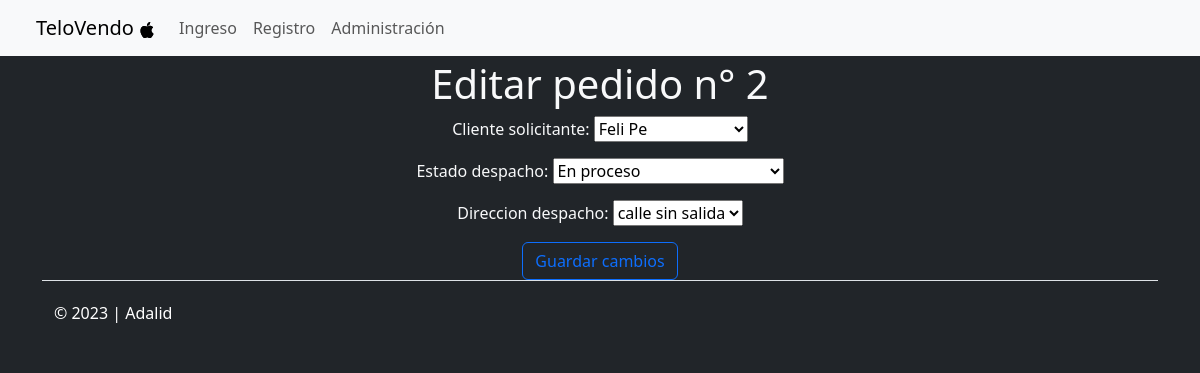
Screenshot of /pedidos/2/edit/ with the database file from the repository.
### compraventa/models.py (models this page shows, shortened)
class Pedido(models.Model):
    id_pedido = models.CharField(max_length=64, primary_key=True)
    cliente_solicitante = models.ForeignKey(Cliente, on_delete=models.DO_NOTHING, default=None)
    fecha_pedido = models.DateTimeField(auto_now=True, null=True)
    tiene_despacho = models.BooleanField(default=True)
    ESTADO_CHOICES = [
        ('Recibido', 'Recibido'),
        ('Pago aceptado', 'Pago aceptado'),
        ('Orden de compra generada', 'Orden de compra generada'),
        ('En proceso', 'En proceso'),
        ('Enviado', 'Enviado'),
        ('En transito', 'En transito'),
        ('Entregado', 'Entregado'),
        ('Cancelacion solicitada', 'Cancelacion solicitada'),
        ('Cancelado', 'Cancelado'),
    ]
    estado_despacho = models.CharField(max_length=30, choices=ESTADO_CHOICES, default="Recibido", null=True)
    direccion_despacho = models.ForeignKey(Direccion, on_delete=models.DO_NOTHING, null=True)
    impuesto = models.IntegerField(default=19)

### compraventa/views.py (the view, shortened to what this page needs)
# urls.py: path('pedidos/<str:pk>/edit/', views.PedidoEditView.as_view(), name='edit_pedido'),
class PedidoEditView( UpdateView): #Updateview es un class-based view usado para actualizar datos #solostaffmixin se sacó
    model = Pedido #se elige el modelo
    form_class = PedidoForm #se elige el formulario
    template_name = "compraventa/edit_pedido.html" #se elige el template
    def get_object(self, queryset=None): #override del método de la clase padre.
        pedido = super().get_object(queryset) #obtiene el objeto pedido y lo asigna a esta variable
        pedido.save() #se guarda
        return pedido

### compraventa/models.py (called while the page is built)
    def __str__(self):
        return self.nombres + ' ' + self.apellidos

    def __str__(self) -> str:
        return self.direccion

### compraventa/templates/compraventa/edit_pedido.html (shortened to what this page needs)
{% extends "compraventa/base.html" %}
{% block body %}
  <h1>Editar pedido n° {{pedido.id_pedido}}</h1>
  <form method="post">
    {{ form.as_p }}
    <button class="btn btn-outline-primary" type="submit">Guardar cambios</button>
  </form>
{% endblock %}

### rows the page displays
Pedido: id_pedido "2", cliente_solicitante "Feli Pe", estado_despacho "En proceso", direccion_despacho "calle sin salida"
